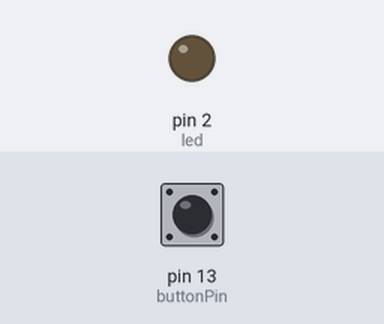
This sketch was run on a simulated Arduino Uno, built with avr-gcc and run on an emulated ATmega328P. Shown: output pins drawn as LEDs (lit = HIGH). The test bench sets the inputs (shaded band); at power-on: pin 13 (buttonPin) HIGH. What the sketch prints to the serial monitor is not drawn.

Above: at 1.2 s.
1.3 s: pin 13 (buttonPin) pulled LOW for 0.15 s
At 2.2 s:
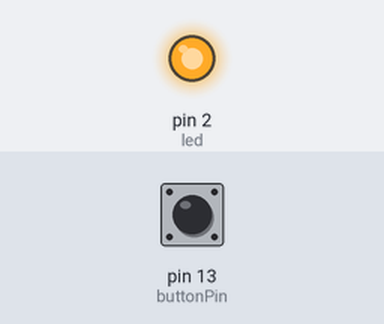
Timing chart, 0 to 22.8 s (numbered marks = the images above; inputs shaded):
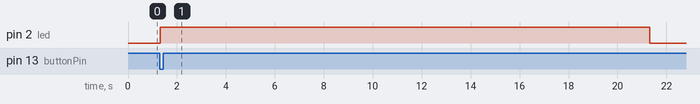

The sketch:

cube_button_plotter.ino
```cpp
const int buttonPin = 13;     // the number of the pushbutton pin
     // the number of the LED pin
int led = 2;
// variables will change:
int buttonState = 0;         // variable for reading the pushbutton status
float t = 0;
void setup() {
  // initialize the LED pin as an output:
  Serial.begin(9600);
  // initialize the pushbutton pin as an input:
  pinMode(buttonPin, INPUT);
  pinMode(led, OUTPUT);
}

void loop() {
  // read the state of the pushbutton value:
  buttonState = digitalRead(buttonPin);
Serial.print(t/10);
  // check if the pushbutton is pressed. If it is, the buttonState is HIGH:
  if (buttonState == LOW) {
    digitalWrite(led, HIGH);

    delay(5000);
    Serial.println();
    Serial.print("scramble");
    delay (10000);
    Serial.println();
    Serial.print("5 seconds");
    delay(5000);
    Serial.println();
    digitalWrite(led, LOW);
    Serial.print("go");
    Serial.println();
    t = 0;
  } else {
    // turn LED off:
    delay(10);
    t++;

  }
}
```

Measured:
- after the input at 1.3 s, pin 2 (led): LOW → HIGH at once, → LOW 20.0 s later
